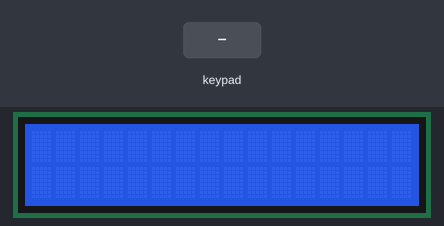
This sketch was run on a simulated Arduino Uno, built with avr-gcc and run on an emulated ATmega328P. Parts: 16×2 character LCD. The test bench sets the inputs (shaded band).

Above: at 1.2 s.
1.3 s: keypad keys 7 + 5 = pressed 0.4 s apart
At 2.8 s:
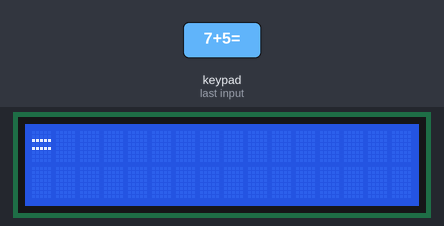
4.4 s: key '/' pressed
At 5.4 s:
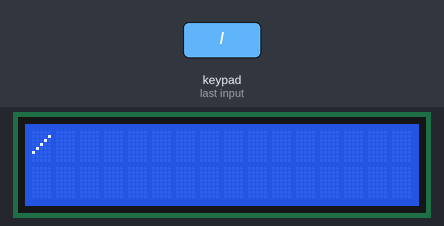
5.9 s: key '*' pressed
At 6.3 s:
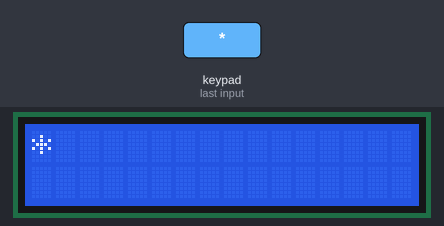
7.4 s: key 'C' pressed
At 7.7 s:
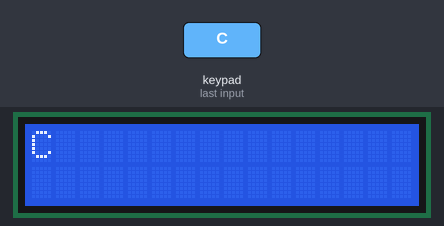
8.9 s: keypad keys 0 1 2 3 pressed 0.4 s apart
At 10.8 s:
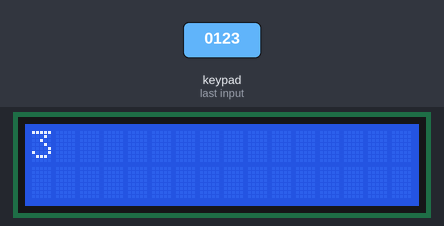
12.0 s: key '=' pressed
At 13.4 s:
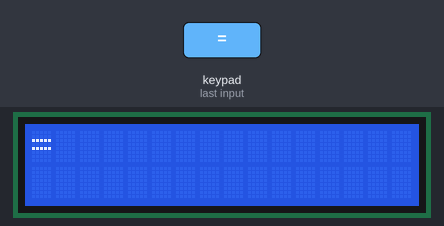
Timing chart, 0 to 14.5 s (numbered marks = the images above; inputs shaded):
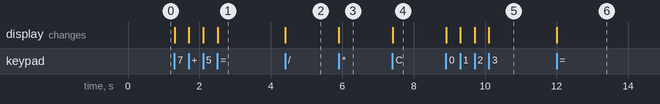

Measured:
- after the input at 1.3 s, the display: first changes at once (image 1 shows a later state)
- after the input at 4.4 s, the display: changes at once (image 2)
- after the input at 5.9 s, the display: changes at once (image 3)
- after the input at 7.4 s, the display: changes at once (image 4)
- after the input at 8.9 s, the display: first changes at once (image 5 shows a later state)
- after the input at 12.0 s, the display: changes at once (image 6)

The sketch:

Interfacing__keypad_and_lcd_with_arduino.ino
```cpp
#include <LiquidCrystal.h>
LiquidCrystal lcd(8, 9, 10, 11, 12, 13);                              //RS,EN,D4,D5,D6,D7
#include <Keypad.h>
const byte ROWS = 4;
const byte COLS = 4;
char keys[ROWS][COLS] = {

  {'7','8','9','/'},

  {'4','5','6','*'},

  {'1','2','3','-'},

  {'C','0','=','+'}

};
byte rowPins[ROWS] = { 0, 1, 2, 3 };                 // Connect keypad ROW0, ROW1, ROW2 and ROW3 to these Arduino pins.
byte colPins[COLS] = { 4, 5, 6, 7 };                 // Connect keypad COL0, COL1 and COL2 to these Arduino pins.

Keypad customKeypad = Keypad( makeKeymap(keys), rowPins, colPins, ROWS, COLS );      //  Create the Keypad

void setup()

{

  for(int i=8;i<14;i++)

  {

    pinMode(i,OUTPUT);                      //pins 8-14 are enabled as output

  }

  lcd.begin(16, 2);                        //initializing LCD

}

void loop()

{

  char key = customKeypad.getKey();                 //storing pressed key value in a char

  if(key)
  {
  lcd.setCursor(0,0);
  lcd.print(key);
  }
}
```
